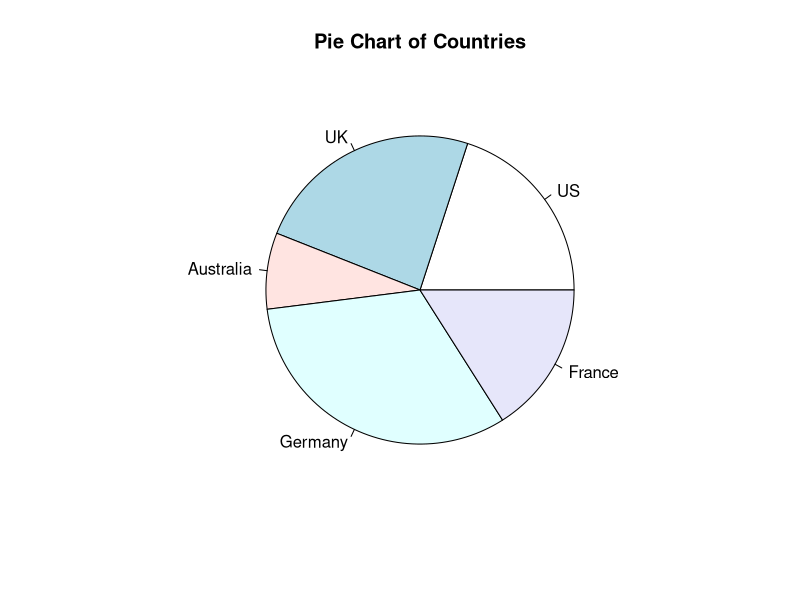
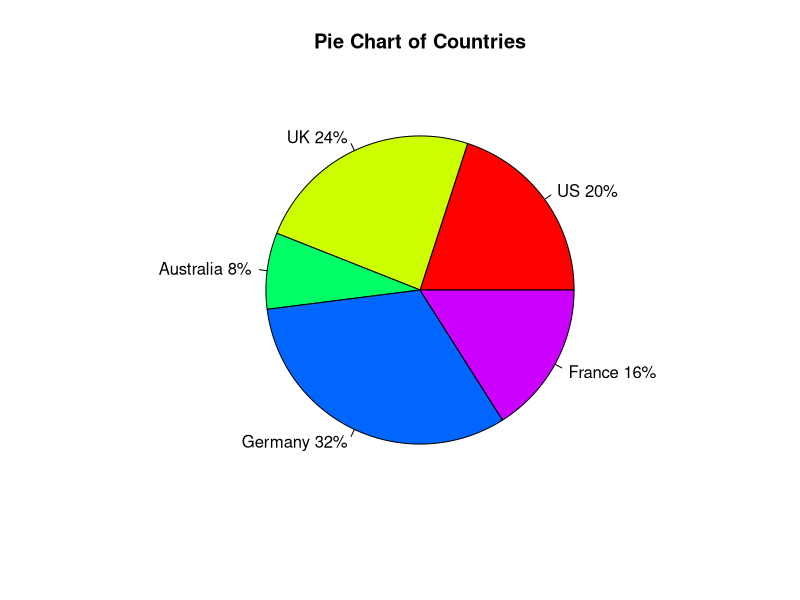
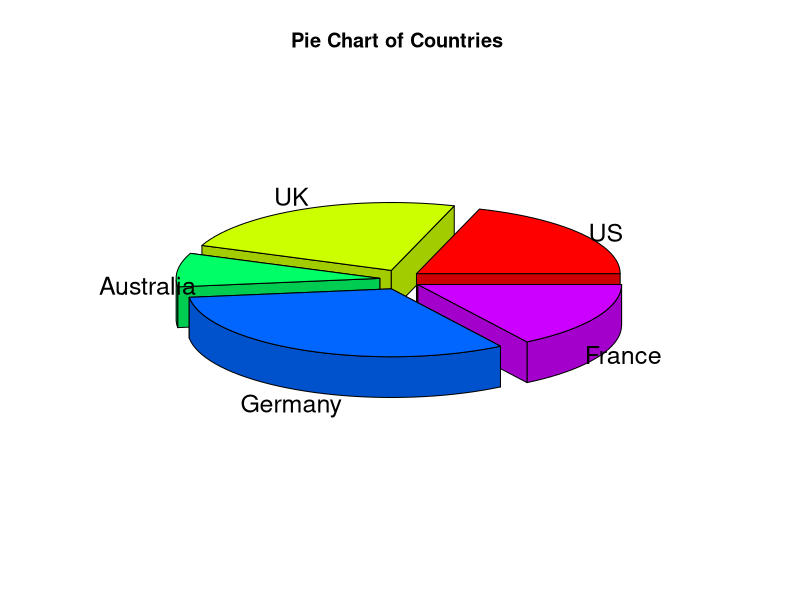
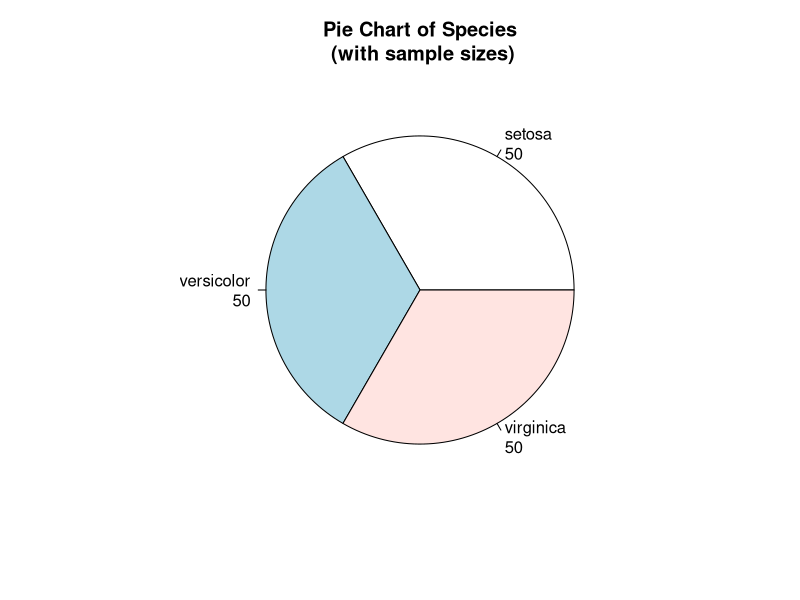
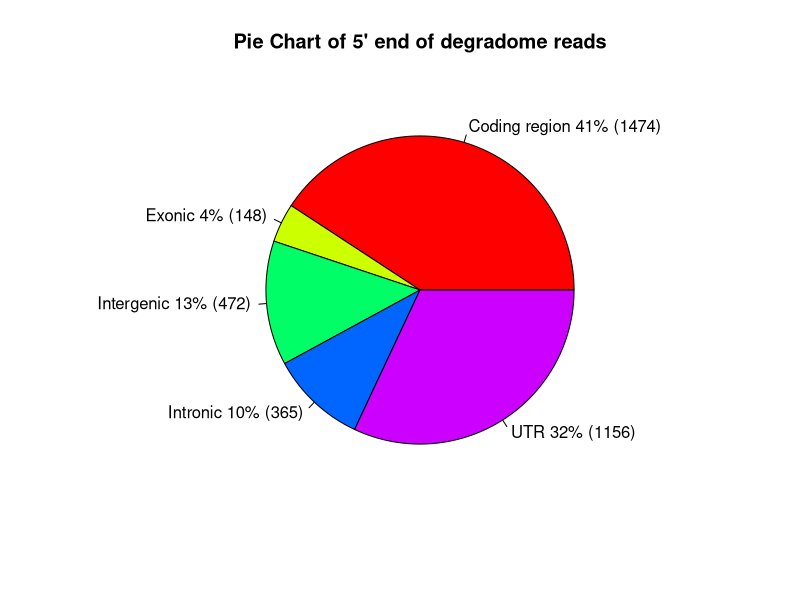
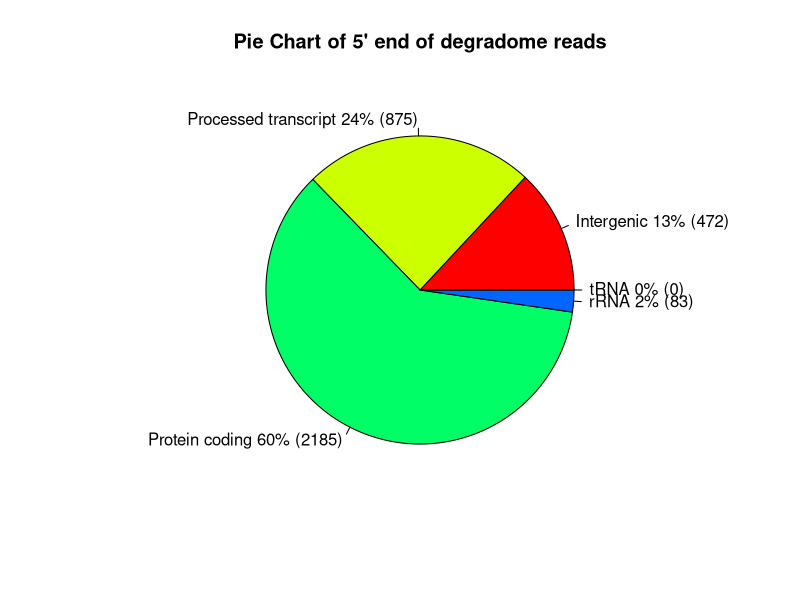

The R script that drew these images, in order:
## http://www.statmethods.net/graphs/pie.html

# Simple Pie Chart
slices <- c(10, 12,4, 16, 8)
lbls <- c("US", "UK", "Australia", "Germany", "France")
pie(slices, labels = lbls, main="Pie Chart of Countries")

# Pie Chart with Percentages
slices <- c(10, 12, 4, 16, 8) 
lbls <- c("US", "UK", "Australia", "Germany", "France")
pct <- round(slices/sum(slices)*100)
lbls <- paste(lbls, pct) # add percents to labels 
lbls <- paste(lbls,"%",sep="") # ad % to labels 
pie(slices,labels = lbls, col=rainbow(length(lbls)),
    main="Pie Chart of Countries")

# 3D Exploded Pie Chart
library(plotrix)
slices <- c(10, 12, 4, 16, 8) 
lbls <- c("US", "UK", "Australia", "Germany", "France")
pie3D(slices,labels=lbls,explode=0.1,
      main="Pie Chart of Countries ")

# Pie Chart from data frame with Appended Sample Sizes
mytable <- table(iris$Species)
lbls <- paste(names(mytable), "\n", mytable, sep="")
pie(mytable, labels = lbls, 
    main="Pie Chart of Species\n (with sample sizes)")


# Pie Chart with Percentages
slices <- c(1474, 148, 472, 365, 1156) 
lbls <- c("Coding region", "Exonic", "Intergenic", "Intronic", "UTR")
pct <- round(slices/sum(slices)*100)
lbls <- paste(lbls, pct) # add percents to labels 
lbls <- paste(lbls,"%",' (',slices,')',sep="") # ad % to labels 
pie(slices,labels = lbls, col=rainbow(length(lbls)),
    main="Pie Chart of 5' end of degradome reads")

# pie chart with gene types
slices <- c(472, 875, 2185, 83, 0) 
lbls <- c("Intergenic", "Processed transcript", "Protein coding", "rRNA", "tRNA")
pct <- round(slices/sum(slices)*100)
lbls <- paste(lbls, pct) # add percents to labels 
lbls <- paste(lbls,"%",' (',slices,')',sep="") # ad % to labels 
pie(slices,labels = lbls, col=rainbow(length(lbls)),
    main="Pie Chart of 5' end of degradome reads")
